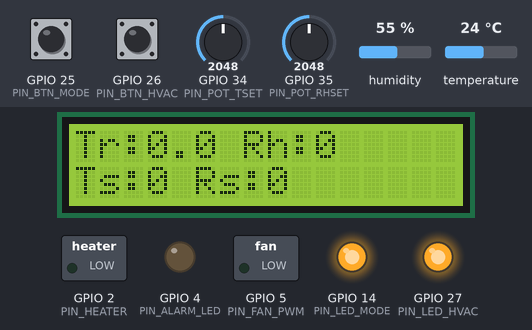
Simulated run of this sketch. Board: ESP32. On the bench: 16×2 character LCD, switched loads named in the sketch (green lamp = pin HIGH), output pins drawn as LEDs (lit = HIGH). The test bench sets the inputs (shaded band); at power-on: GPIO 25 (PIN_BTN_MODE) HIGH, GPIO 26 (PIN_BTN_HVAC) HIGH, humidity 55 %, GPIO 34 (PIN_POT_TSET) = 2048, GPIO 35 (PIN_POT_RHSET) = 2048, temperature 24 °C. What the sketch prints to the serial monitor is not drawn.

Above: at 6.2 s.
6.3 s: GPIO 25 (PIN_BTN_MODE) pulled LOW for 0.15 s
At 8.4 s:
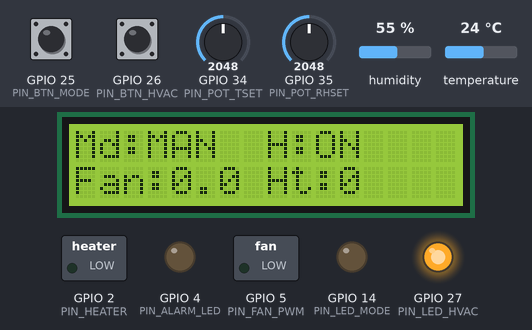
12.4 s: GPIO 26 (PIN_BTN_HVAC) pulled LOW for 0.15 s
At 14.9 s:
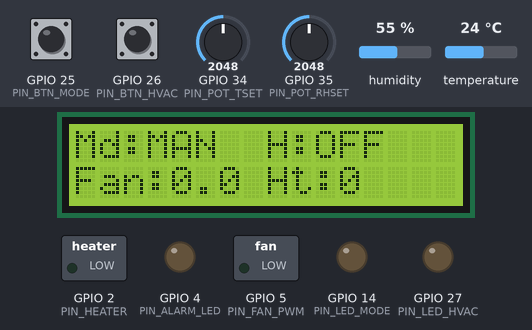
18.5 s: GPIO 25 (PIN_BTN_MODE) pulled LOW for 1 s
At 21.5 s:
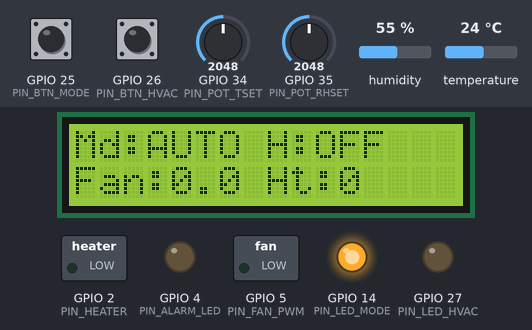
25.4 s: GPIO 26 (PIN_BTN_HVAC) pulled LOW for 1 s
At 26.8 s:
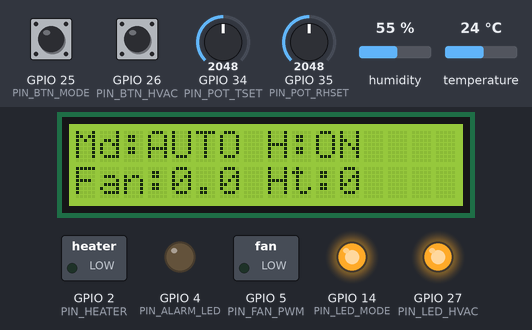
32.3 s: humidity set to 22 %
At 35.8 s:
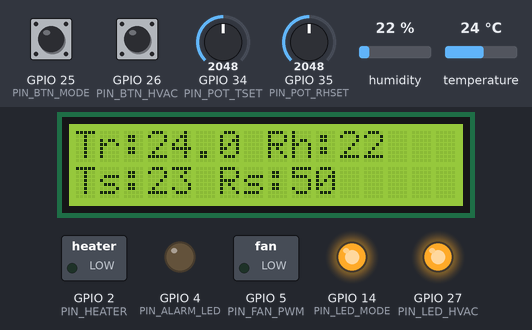
38.2 s: GPIO 34 (PIN_POT_TSET) set to 2866
At 42.3 s:
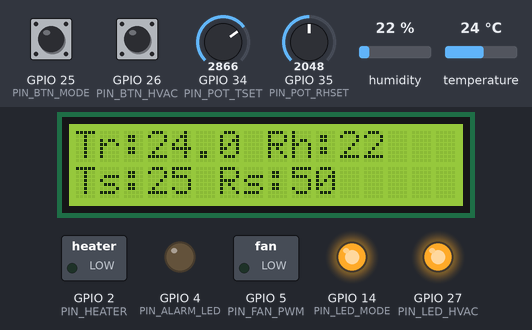
Timing chart, 0 to 43.8 s (numbered marks = the images above; inputs shaded):
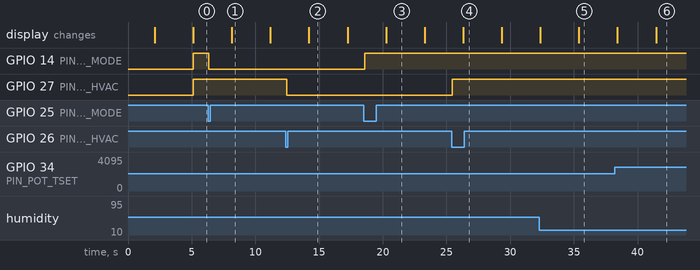

Measured:
- after the input at 6.3 s, GPIO 14 (PIN_LED_MODE): HIGH → LOW after 0.06 s; the display: changes after 1.8 s (image 1)
- after the input at 12.4 s, GPIO 27 (PIN_LED_HVAC): HIGH → LOW after 0.05 s; the display: changes after 1.8 s (image 2)
- after the input at 18.5 s, GPIO 14 (PIN_LED_MODE): LOW → HIGH after 0.07 s; the display: changes after 1.8 s (image 3)
- after the input at 25.4 s, GPIO 27 (PIN_LED_HVAC): LOW → HIGH after 0.05 s; the display: changes after 0.91 s (image 4)
- after the input at 32.3 s, the display: first differs from a run without the input after 3.1 s (image 5)
- after the input at 38.2 s, the display: first differs from a run without the input after 3.3 s (image 6)
- what the display in image 1 shows lasts 3.1 s, from 8.1 s to 11.2 s

The sketch:

4_MiniHVAC_Integrado_con_TaskLCD.ino
```cpp
/*
Esta versión integra la pantalla LCD en la lógica del programa.
	•	Creamos una TaskLCD que cada ~2 s cambia de “pantalla”.
	•	Usamos dos pantallas:

Pantalla 0 – Mundo real / consignas (para demos MANUAL/AUTO)
	•	Fila 1: Tr:24.3 Rh:46 → T_real y RH_real.
	•	Fila 2: Ts:22  Rs:50 → T_set y RH_set.

Pantalla 1 – Estado de control (para demo AUTO)
	•	Fila 1: Md:AUTO H:ON → mode_auto_manual y hvac_enable.
	•	Fila 2: Fan:1.0 Ht:0 → u_fan_real y u_heater_real (aprox).

  NOTA:
*/

#include <Arduino.h>
#include <DHTesp.h>
#include <Wire.h>
#include <LiquidCrystal_I2C.h>

// ─────────────────────────────────────────────────────────────
// 1. Definición de estructuras de comunicación
// ─────────────────────────────────────────────────────────────

struct PcToEsp {
  float T_sim;         // 1
  float RH_sim;        // 2
  float P_sim;         // 3
  float u_fan_sim;     // 4
  float u_heater_sim;  // 5
  float alarm_flag;    // 6 (0.0 ó 1.0)
};                     // 24 bytes

struct EspToPc {
  float T_real;            // 1
  float RH_real;           // 2
  float u_fan_real;        // 3
  float u_heater_real;     // 4
  float T_set;             // 5
  float RH_set;            // 6
  float mode_auto_manual;  // 7 (0.0=MANUAL, 1.0=AUTO)
  float hvac_enable;       // 8 (0.0=OFF,    1.0=ON)
};                         // 32 bytes

static_assert(sizeof(PcToEsp) == 24, "PcToEsp debe medir 24 bytes");
static_assert(sizeof(EspToPc) == 32, "EspToPc debe medir 32 bytes");

// ─────────────────────────────────────────────────────────────
// 2. Variables globales compartidas y sincronización
// ─────────────────────────────────────────────────────────────

// Comandos recibidos del PC (Simulink)
PcToEsp pcCmd;

// Estado que enviamos al PC
EspToPc espState;

// Mutex para secciones críticas
portMUX_TYPE mux = portMUX_INITIALIZER_UNLOCKED;

void safeUpdatePcCmd(const PcToEsp &newCmd) {
  portENTER_CRITICAL(&mux);
  pcCmd = newCmd;
  portEXIT_CRITICAL(&mux);
}

void safeReadPcCmd(PcToEsp &dest) {
  portENTER_CRITICAL(&mux);
  dest = pcCmd;
  portEXIT_CRITICAL(&mux);
}

void safeUpdateEspState(const EspToPc &newState) {
  portENTER_CRITICAL(&mux);
  espState = newState;
  portEXIT_CRITICAL(&mux);
}

void safeReadEspState(EspToPc &dest) {
  portENTER_CRITICAL(&mux);
  dest = espState;
  portEXIT_CRITICAL(&mux);
}

// ─────────────────────────────────────────────────────────────
// 3. Definición de pines y parámetros de hardware
// ─────────────────────────────────────────────────────────────

// Actuadores
const int PIN_FAN_PWM = 5;    // PWM para ventilador / motor DC
const int PIN_HEATER = 2;     // LED que simula calefactor
const int PIN_ALARM_LED = 4;  // LED/Buzzer de alarma

// Sensor T/RH (DHT)
const int PIN_DHT = 21;

// Potenciómetros para consignas
const int PIN_POT_TSET = 34;   // T_set (ADC1)
const int PIN_POT_RHSET = 35;  // RH_set (ADC1)

// Botones (con INPUT_PULLUP)
const int PIN_BTN_MODE = 25;  // AUTO/MANUAL
const int PIN_BTN_HVAC = 26;  // HVAC enable
const int PIN_LED_HVAC = 27;
const int PIN_LED_MODE = 14;

// I2C LCD
const int I2C_SDA_LCD = 18;
const int I2C_SCL_LCD = 19;

// Dirección típica de las 16x2 I2C (podría ser 0x27 o 0x3F)
LiquidCrystal_I2C lcd(0x3F, 16, 2);

// Configuración PWM ventilador
const int FAN_PWM_CHANNEL = 0;
const int FAN_PWM_FREQUENCY = 25000;  // 25 kHz
const int FAN_PWM_RESOLUTION = 8;     // 8 bits (0..255)

// Periodo de envío de estado al PC (Simulink)
const uint32_t TX_PERIOD_MS = 100;  // 0.1 s

// Objeto sensor DHT
DHTesp dht;

// ─────────────────────────────────────────────────────────────
// 4. Prototipos de funciones y tareas
// ─────────────────────────────────────────────────────────────

void setFanPwm(float duty);
void setHeaterOutput(float level);
void setAlarmOutputs(bool alarm);
void updateSensorsAndInputs(EspToPc &state);
void applyPCCommands(const PcToEsp &cmd);

void TaskTX(void *pvParameters);
void TaskRX(void *pvParameters);

float mapFloat(float x, float in_min, float in_max, float out_min, float out_max) {
  return (x - in_min) * (out_max - out_min) / (in_max - in_min) + out_min;
}

// ─────────────────────────────────────────────────────────────
// 5. setup() y loop()
// ─────────────────────────────────────────────────────────────

void setup() {
  Serial.begin(115200);
  delay(2000);  // Esperamos a que el puerto serie esté listo

  // Actuadores
  pinMode(PIN_HEATER, OUTPUT);
  pinMode(PIN_ALARM_LED, OUTPUT);
  digitalWrite(PIN_HEATER, LOW);
  digitalWrite(PIN_ALARM_LED, LOW);

  // Sensor DHT
  dht.setup(PIN_DHT, DHTesp::DHT22);

  // Botones de usuario
  pinMode(PIN_BTN_MODE, INPUT_PULLUP);
  pinMode(PIN_BTN_HVAC, INPUT_PULLUP);

  pinMode(PIN_LED_HVAC, OUTPUT);
  pinMode(PIN_LED_MODE, OUTPUT);
  digitalWrite(PIN_LED_HVAC, LOW);
  digitalWrite(PIN_LED_MODE, LOW);
  // Potenciómetros: no necesitan pinMode

  //  I2C + LCD
  Wire.begin(I2C_SDA_LCD, I2C_SCL_LCD);
  lcd.init();       // inicializa el LCD
  lcd.backlight();  // enciende la luz de fondo
  lcd.clear();
  lcd.setCursor(0, 0);
  lcd.print("MiniHVAC ESP32");
  lcd.setCursor(0, 1);
  lcd.print("Inicializando...");
  delay(3000);

  // PWM ventilador
  ledcSetup(FAN_PWM_CHANNEL, FAN_PWM_FREQUENCY, FAN_PWM_RESOLUTION);
  ledcAttachPin(PIN_FAN_PWM, FAN_PWM_CHANNEL);
  ledcWrite(FAN_PWM_CHANNEL, 0);  // ventilador apagado

  // Inicializamos estructuras
  memset(&pcCmd, 0, sizeof(pcCmd));
  memset(&espState, 0, sizeof(espState));

  // Estado inicial: MANUAL y HVAC encendido
  espState.mode_auto_manual = 1.0f;  // 1 = AUTO; 0 = MANUAL
  espState.hvac_enable = 1.0f;       // 1 = ON; 0 = OFF

  // Tareas FreeRTOS
  xTaskCreatePinnedToCore(
    TaskTX,
    "TaskTX",
    4096,
    NULL,
    1,  // prioridad normal
    NULL,
    1);  // core 1

  xTaskCreatePinnedToCore(
    TaskRX,
    "TaskRX",
    4096,
    NULL,
    2,  // prioridad un poco más alta
    NULL,
    1);  // core 1

  // TaskLCD con prioridad baja
  xTaskCreatePinnedToCore(
    TaskLCD,
    "TaskLCD",
    4096,
    NULL,
    0,  // prioridad más baja
    NULL,
    1);

  // Mensajes de depuración (sólo firmware, no Simulink)
  // Serial.print("sizeof(PcToEsp) = ");
  // Serial.println(sizeof(PcToEsp));
  // Serial.print("sizeof(EspToPc) = ");
  // Serial.println(sizeof(EspToPc));
}

void loop() {
  // Todo el trabajo se hace en las tareas FreeRTOS
  vTaskDelay(pdMS_TO_TICKS(1000));
}

// ─────────────────────────────────────────────────────────────
// 6. Funciones auxiliares
// ─────────────────────────────────────────────────────────────

void setFanPwm(float duty) {
  // duty en [0.0, 1.0]
  if (duty < 0.0f) duty = 0.0f;
  if (duty > 1.0f) duty = 1.0f;

  int maxValue = (1 << FAN_PWM_RESOLUTION) - 1;
  int pwmValue = (int)(duty * maxValue);
  ledcWrite(FAN_PWM_CHANNEL, pwmValue);
}

void setHeaterOutput(float level) {
  // ON si level > 0.5
  digitalWrite(PIN_HEATER, (level > 0.5f) ? HIGH : LOW);
}

void setAlarmOutputs(bool alarm) {
  digitalWrite(PIN_ALARM_LED, alarm ? HIGH : LOW);
}

// Actualiza espState a partir de:
// - Sensor DHT → T_real, RH_real
// - Potenciómetros → T_set, RH_set
// - Botones → mode_auto_manual, hvac_enable
// - Comandos actuales → u_fan_real, u_heater_real
void updateSensorsAndInputs(EspToPc &state) {
  // // 1) Lectura DHT
  static uint32_t lastDhtMs = 0;
  const uint32_t DHT_PERIOD_MS = 2000;  // recomendado para DHT22

  if (millis() - lastDhtMs >= DHT_PERIOD_MS) {
    lastDhtMs = millis();

    TempAndHumidity th = dht.getTempAndHumidity();
    if (!isnan(th.temperature) && !isnan(th.humidity)) {
      state.T_real = th.temperature;
      state.RH_real = th.humidity;
    }
  }

  // 2) Potenciómetros
  int rawTset = analogRead(PIN_POT_TSET);
  int rawRHset = analogRead(PIN_POT_RHSET);

  state.T_set = mapFloat((float)rawTset, 0.0f, 4095.0f, 18.0f, 28.0f);    // ºC aprox.
  state.RH_set = mapFloat((float)rawRHset, 0.0f, 4095.0f, 30.0f, 70.0f);  // %RH aprox.

  // 3) Botones con toggle + debounce (flanco de bajada)
  static bool init = false;

  static bool modeState = false;  // 0=MANUAL, 1=AUTO
  static bool hvacState = true;   // 0=OFF,   1=ON

  static int lastRawMode = HIGH;
  static int lastRawHvac = HIGH;

  static int stableMode = HIGH;
  static int stableHvac = HIGH;

  static uint32_t lastChangeModeMs = 0;
  static uint32_t lastChangeHvacMs = 0;

  const uint32_t DEBOUNCE_MS = 40;

  if (!init) {
    modeState = (state.mode_auto_manual > 0.5f);
    hvacState = (state.hvac_enable > 0.5f);

    lastRawMode = stableMode = digitalRead(PIN_BTN_MODE);
    lastRawHvac = stableHvac = digitalRead(PIN_BTN_HVAC);

    init = true;
  }

  int rawMode = digitalRead(PIN_BTN_MODE);
  if (rawMode != lastRawMode) {
    lastChangeModeMs = millis();
    lastRawMode = rawMode;
  }
  if ((millis() - lastChangeModeMs) > DEBOUNCE_MS) {
    if (rawMode != stableMode) {
      stableMode = rawMode;

      // Flanco: al quedar estable en LOW => “pulsación”
      if (stableMode == LOW) {
        modeState = !modeState;
      }
    }
  }

  int rawHvac = digitalRead(PIN_BTN_HVAC);
  if (rawHvac != lastRawHvac) {
    lastChangeHvacMs = millis();
    lastRawHvac = rawHvac;
  }
  if ((millis() - lastChangeHvacMs) > DEBOUNCE_MS) {
    if (rawHvac != stableHvac) {
      stableHvac = rawHvac;

      if (stableHvac == LOW) {
        hvacState = !hvacState;
      }
    }
  }

  state.mode_auto_manual = modeState ? 1.0f : 0.0f;
  state.hvac_enable = hvacState ? 1.0f : 0.0f;
  digitalWrite(PIN_LED_HVAC, (state.hvac_enable > 0.5f) ? HIGH : LOW);
  digitalWrite(PIN_LED_MODE, (state.mode_auto_manual > 0.5f) ? HIGH : LOW);

  // 4) Estados "reales" de actuadores = comandos actuales
  PcToEsp cmdCopy;
  safeReadPcCmd(cmdCopy);
  state.u_fan_real = cmdCopy.u_fan_sim;
  state.u_heater_real = cmdCopy.u_heater_sim;
}

// Aplica los comandos recibidos desde Simulink
void applyPCCommands(const PcToEsp &cmd) {
  // Ventilador: PWM según u_fan_sim
  setFanPwm(cmd.u_fan_sim);

  // Calefactor: ON/OFF según u_heater_sim
  setHeaterOutput(cmd.u_heater_sim);

  // Alarma: usa alarm_flag (>0.5) para encender LED
  setAlarmOutputs(cmd.alarm_flag > 0.5f);
}

// ─────────────────────────────────────────────────────────────
// 7. Tareas FreeRTOS
// ─────────────────────────────────────────────────────────────

// TaskTX: actualiza espState y lo envía a Simulink cada TX_PERIOD_MS
void TaskTX(void *pvParameters) {
  (void)pvParameters;

  EspToPc localState;
  uint32_t lastTxMs = 0;

  for (;;) {
    // 1) Tomamos la última versión de espState
    safeReadEspState(localState);

    // 2) Actualizamos sensores / inputs físicos
    updateSensorsAndInputs(localState);

    // 3) Guardamos la nueva versión
    safeUpdateEspState(localState);

    // 4) Copia "congelada" para enviar, más envío binario (32 bytes)
    // *** DESACTIVAMOS envío binario mientras probamos sin Simulink ***
    // Enviar SOLO cada TX_PERIOD_MS
    if (millis() - lastTxMs >= TX_PERIOD_MS) {
      lastTxMs = millis();

      EspToPc toSend;
      safeReadEspState(toSend);
      Serial.write((uint8_t *)&toSend, sizeof(toSend));
      //Serial.flush();
    }

    // DEBUG SOLO SIN SIMULINK:
    // Imprime/envía cada TX_PERIOD_MS (por ejemplo 1000 ms)
    // if (millis() - lastTxMs >= TX_PERIOD_MS) {
    //   lastTxMs = millis();

    //   Serial.print("T_real=");
    //   Serial.print(localState.T_real);
    //   Serial.print("  RH_real=");
    //   Serial.print(localState.RH_real);

    //   Serial.print("  T_set=");
    //   Serial.print(localState.T_set);
    //   Serial.print("  RH_set=");
    //   Serial.print(localState.RH_set);

    //   Serial.print("  mode=");
    //   Serial.print(localState.mode_auto_manual);
    //   Serial.print("  hvac=");
    //   Serial.print(localState.hvac_enable);

    //   Serial.print("  u_fan_real=");
    //   Serial.print(localState.u_fan_real);
    //   Serial.print("  u_heater_real=");
    //   Serial.println(localState.u_heater_real);
    // }

    // Poll rápido para no perder pulsaciones
    vTaskDelay(pdMS_TO_TICKS(20));
  }
}

// TaskRX: recibe estructuras PcToEsp (24 bytes) desde Simulink
void TaskRX(void *pvParameters) {
  (void)pvParameters;

  PcToEsp localCmd;

  for (;;) {
    if (Serial.available() >= (int)sizeof(PcToEsp)) {
      size_t n = Serial.readBytes(
        (uint8_t *)&localCmd,
        sizeof(PcToEsp));

      if (n == sizeof(PcToEsp)) {
        // Actualizamos comandos globales
        safeUpdatePcCmd(localCmd);

        // Aplicamos comandos a actuadores
        applyPCCommands(localCmd);

        // DEBUG SOLO SIN SIMULINK:
        //   Serial.print("Recibido u_fan_sim = ");
        //   Serial.println(localCmd.u_fan_sim, 3);
        // } else {
        //   // DEBUG de error
        //   Serial.println("ERROR: lectura incompleta de PcToEsp");
      }
    }

    vTaskDelay(pdMS_TO_TICKS(10));
  }
}

void TaskLCD(void *pvParameters) {
  (void)pvParameters;

  uint8_t screen = 0;      // 0 = real/set, 1 = estado control
  EspToPc state;
  PcToEsp cmd;

  for (;;) {
    // Leemos copias coherentes de las estructuras compartidas
    safeReadEspState(state);  // T_real, RH_real, T_set, RH_set, modo, hvac...
    safeReadPcCmd(cmd);       // T_sim, RH_sim, u_fan_sim, etc. (por si luego las necesitamos en una mejora)

    lcd.clear();

    if (screen == 0) {
      // Pantalla 0: valores reales y consignas
      // Fila 1: Tr:24.3 Rh:46
      lcd.setCursor(0, 0);
      lcd.print("Tr:");
      lcd.print(state.T_real, 1);  // 1 decimal
      lcd.print(" Rh:");
      lcd.print(state.RH_real, 0); // % sin decimales

      // Fila 2: Ts:22 Rs:50
      lcd.setCursor(0, 1);
      lcd.print("Ts:");
      lcd.print(state.T_set, 0);
      lcd.print(" Rs:");
      lcd.print(state.RH_set, 0);

    } else if (screen == 1) {
      // Pantalla 1: modo, hvac y actuadores
      // Fila 1: Md:AUTO H:ON (o Md:MAN H:OFF)
      lcd.setCursor(0, 0);
      lcd.print("Md:");
      if (state.mode_auto_manual > 0.5f) {
        lcd.print("AUTO");
      } else {
        lcd.print("MAN ");
      }

      lcd.print(" H:");
      if (state.hvac_enable > 0.5f) {
        lcd.print("ON ");
      } else {
        lcd.print("OFF");
      }

      // Fila 2: Fan:1.0 Ht:0
      lcd.setCursor(0, 1);
      lcd.print("Fan:");
      lcd.print(state.u_fan_real, 1);
      lcd.print(" Ht:");
      lcd.print(state.u_heater_real, 0);
    }

    // Pasamos a la siguiente pantalla
    screen = (screen + 1) % 2;

    // Esperamos 2 segundos antes de refrescar
    vTaskDelay(pdMS_TO_TICKS(3000));
  }
}
```
